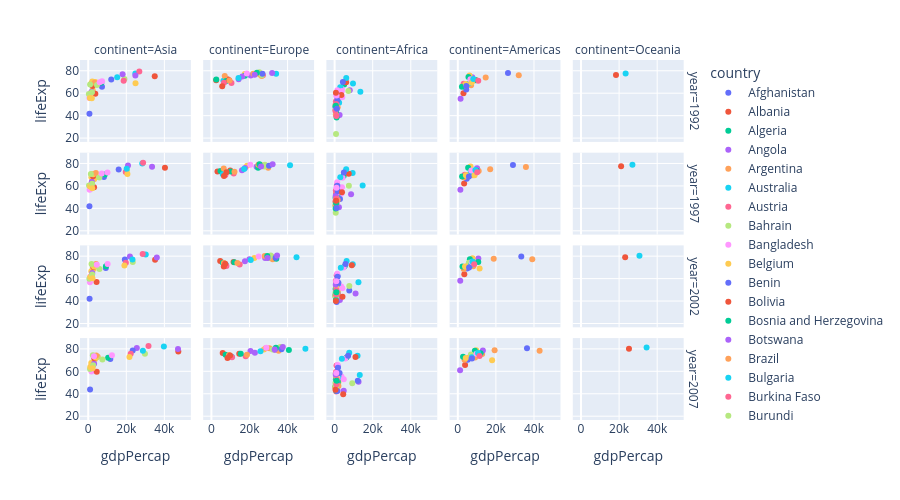

Notebook code cell kept with this figure:
### Code cell
fig  = px.scatter(df_new , x = 'gdpPercap' , y ='lifeExp' , color = 'country' , facet_row = 'year' , facet_col = 'continent' , height  = 500)
fig.show()
